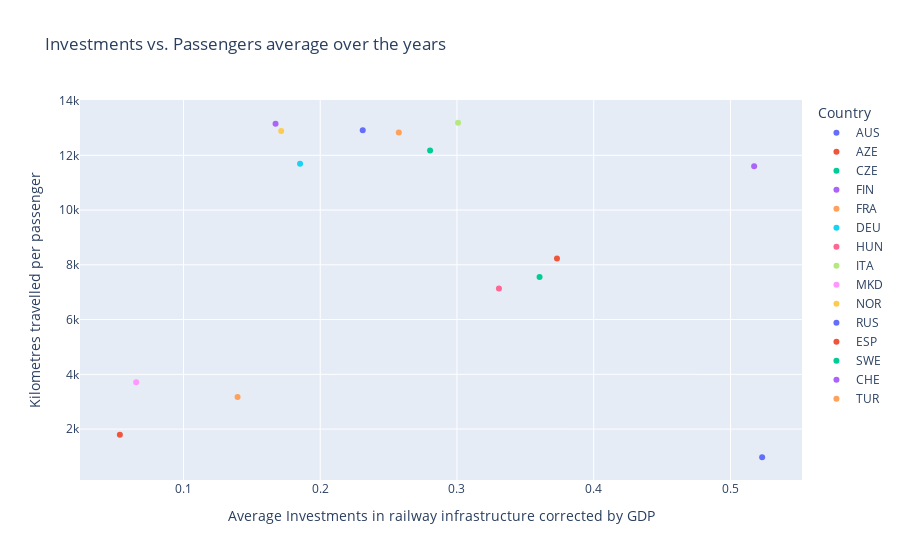

Here is the notebook cell this chart was saved with:
### Code cell
# Import packages
import numpy as np
import pandas as pd
import matplotlib.pyplot as plt
from matplotlib.ticker import MultipleLocator
import seaborn as sns
from matplotlib.animation import FuncAnimation
import plotly.express as px

# Import data
passenger_data = pd.read_csv("passenger_new.csv", index_col='Country')
infrastructure_road_data = pd.read_csv("infrastructure_road_new.csv", index_col='Country')
infrastructure_train_data = pd.read_csv("infrastructure_train_new.csv", index_col='Country')
population_data = pd.read_csv("population_new.csv", index_col='Country')
gdp_data = pd.read_csv("gdp_new.csv", index_col='Country')
gdp_per_capita_data = pd.read_csv("GDP_per_capita_new.csv", index_col='Country')

# Set the data type of the used datasets to float

infrastructure_train_data = infrastructure_train_data.astype(float)
gdp_data = gdp_data.astype(float)

# Determine percentage of GDP that is invested in railway infrastructure
infrastructure_gdp = infrastructure_train_data / gdp_data*100

passenger_data = passenger_data.astype(float)
population_data = population_data.astype(float)

# Determine amount of kilometers travelled per passenger
# Note that passenger data is the total amount of kilometers travelled in millions
km_per_passenger = passenger_data / population_data*1000000

# Exclude the 2020 data of investments before we determine the average
infrastructure_gdp_up_to_2019 = infrastructure_gdp.iloc[:, :-1]

# Determine the average for all years of both of the datasets
year_average_km_per_passenger = km_per_passenger.mean(axis=1)
year_average_infrastructure_gdp_up_to_2019 = infrastructure_gdp_up_to_2019.mean(axis=1)
print(year_average_km_per_passenger)
print(year_average_infrastructure_gdp_up_to_2019)

# Investments year average comparing with passenger transport year average dataframe making
df3 = pd.DataFrame(year_average_infrastructure_gdp_up_to_2019)
df4 = pd.DataFrame(year_average_km_per_passenger)

# Combine the two data frames into a seperate data frame
df5 = pd.concat([df3, df4], axis=1)

#Set the column names
df5.columns = ['Year average infrastructure gdp', 'Year average passenger km per person'] + list(df.columns[2:])

# Include the index as one of the columns as well
df5_reset = df5.reset_index()
print(df5_reset)

# Create a scatter plot using Plotly Express
fig = px.scatter(df5_reset, x='Year average infrastructure gdp', y='Year average passenger km per person', color= 'Country',
                 title='Scatter Plot for Average Values', labels={'Investments': 'Average Investments', 'Passengers': 'Average Passengers'})

# Customize the layout
fig.update_layout(title='Investments vs. Passengers average over the years',
                  xaxis_title='Average Investments in railway infrastructure corrected by GDP', yaxis_title='Kilometres travelled per passenger')

# Show the plot
fig.show()

### Figure 1 — Plotly figure (JSON) as saved in the notebook; plotly's stock layout.template omitted (floating-point values rounded to 4 significant figures)
{"data": [{"hovertemplate": "Country=AUS<br>Year average infrastructure gdp=%{x}<br>Year average passenger km per person=%{y}<extra></extra>", "legendgroup": "AUS", "marker": {"color": "#636efa", "symbol": "circle"}, "mode": "markers", "name": "AUS", "orientation": "v", "showlegend": true, "type": "scatter", "x": [0.2311], "xaxis": "x", "y": [12910.0], "yaxis": "y"}, {"hovertemplate": "Country=AZE<br>Year average infrastructure gdp=%{x}<br>Year average passenger km per person=%{y}<extra></extra>", "legendgroup": "AZE", "marker": {"color": "#EF553B", "symbol": "circle"}, "mode": "markers", "name": "AZE", "orientation": "v", "showlegend": true, "type": "scatter", "x": [0.05346], "xaxis": "x", "y": [1789.0], "yaxis": "y"}, {"hovertemplate": "Country=CZE<br>Year average infrastructure gdp=%{x}<br>Year average passenger km per person=%{y}<extra></extra>", "legendgroup": "CZE", "marker": {"color": "#00cc96", "symbol": "circle"}, "mode": "markers", "name": "CZE", "orientation": "v", "showlegend": true, "type": "scatter", "x": [0.3604], "xaxis": "x", "y": [7552.0], "yaxis": "y"}, {"hovertemplate": "Country=FIN<br>Year average infrastructure gdp=%{x}<br>Year average passenger km per person=%{y}<extra></extra>", "legendgroup": "FIN", "marker": {"color": "#ab63fa", "symbol": "circle"}, "mode": "markers", "name": "FIN", "orientation": "v", "showlegend": true, "type": "scatter", "x": [0.1673], "xaxis": "x", "y": [13160.0], "yaxis": "y"}, {"hovertemplate": "Country=FRA<br>Year average infrastructure gdp=%{x}<br>Year average passenger km per person=%{y}<extra></extra>", "legendgroup": "FRA", "marker": {"color": "#FFA15A", "symbol": "circle"}, "mode": "markers", "name": "FRA", "orientation": "v", "showlegend": true, "type": "scatter", "x": [0.2575], "xaxis": "x", "y": [12830.0], "yaxis": "y"}, {"hovertemplate": "Country=DEU<br>Year average infrastructure gdp=%{x}<br>Year average passenger km per person=%{y}<extra></extra>", "legendgroup": "DEU", "marker": {"color": "#19d3f3", "symbol": "circle"}, "mode": "markers", "name": "DEU", "orientation": "v", "showlegend": true, "type": "scatter", "x": [0.1852], "xaxis": "x", "y": [11690.0], "yaxis": "y"}, {"hovertemplate": "Country=HUN<br>Year average infrastructure gdp=%{x}<br>Year average passenger km per person=%{y}<extra></extra>", "legendgroup": "HUN", "marker": {"color": "#FF6692", "symbol": "circle"}, "mode": "markers", "name": "HUN", "orientation": "v", "showlegend": true, "type": "scatter", "x": [0.3307], "xaxis": "x", "y": [7137.0], "yaxis": "y"}, {"hovertemplate": "Country=ITA<br>Year average infrastructure gdp=%{x}<br>Year average passenger km per person=%{y}<extra></extra>", "legendgroup": "ITA", "marker": {"color": "#B6E880", "symbol": "circle"}, "mode": "markers", "name": "ITA", "orientation": "v", "showlegend": true, "type": "scatter", "x": [0.3008], "xaxis": "x", "y": [13190.0], "yaxis": "y"}, {"hovertemplate": "Country=MKD<br>Year average infrastructure gdp=%{x}<br>Year average passenger km per person=%{y}<extra></extra>", "legendgroup": "MKD", "marker": {"color": "#FF97FF", "symbol": "circle"}, "mode": "markers", "name": "MKD", "orientation": "v", "showlegend": true, "type": "scatter", "x": [0.0654], "xaxis": "x", "y": [3711.0], "yaxis": "y"}, {"hovertemplate": "Country=NOR<br>Year average infrastructure gdp=%{x}<br>Year average passenger km per person=%{y}<extra></extra>", "legendgroup": "NOR", "marker": {"color": "#FECB52", "symbol": "circle"}, "mode": "markers", "name": "NOR", "orientation": "v", "showlegend": true, "type": "scatter", "x": [0.1715], "xaxis": "x", "y": [12880.0], "yaxis": "y"}, {"hovertemplate": "Country=RUS<br>Year average infrastructure gdp=%{x}<br>Year average passenger km per person=%{y}<extra></extra>", "legendgroup": "RUS", "marker": {"color": "#636efa", "symbol": "circle"}, "mode": "markers", "name": "RUS", "orientation": "v", "showlegend": true, "type": "scatter", "x": [0.5232], "xaxis": "x", "y": [970.0], "yaxis": "y"}, {"hovertemplate": "Country=ESP<br>Year average infrastructure gdp=%{x}<br>Year average passenger km per person=%{y}<extra></extra>", "legendgroup": "ESP", "marker": {"color": "#EF553B", "symbol": "circle"}, "mode": "markers", "name": "ESP", "orientation": "v", "showlegend": true, "type": "scatter", "x": [0.3731], "xaxis": "x", "y": [8234.0], "yaxis": "y"}, {"hovertemplate": "Country=SWE<br>Year average infrastructure gdp=%{x}<br>Year average passenger km per person=%{y}<extra></extra>", "legendgroup": "SWE", "marker": {"color": "#00cc96", "symbol": "circle"}, "mode": "markers", "name": "SWE", "orientation": "v", "showlegend": true, "type": "scatter", "x": [0.2803], "xaxis": "x", "y": [12180.0], "yaxis": "y"}, {"hovertemplate": "Country=CHE<br>Year average infrastructure gdp=%{x}<br>Year average passenger km per person=%{y}<extra></extra>", "legendgroup": "CHE", "marker": {"color": "#ab63fa", "symbol": "circle"}, "mode": "markers", "name": "CHE", "orientation": "v", "showlegend": true, "type": "scatter", "x": [0.5173], "xaxis": "x", "y": [11600.0], "yaxis": "y"}, {"hovertemplate": "Country=TUR<br>Year average infrastructure gdp=%{x}<br>Year average passenger km per person=%{y}<extra></extra>", "legendgroup": "TUR", "marker": {"color": "#FFA15A", "symbol": "circle"}, "mode": "markers", "name": "TUR", "orientation": "v", "showlegend": true, "type": "scatter", "x": [0.1396], "xaxis": "x", "y": [3174.0], "yaxis": "y"}], "layout": {"legend": {"title": {"text": "Country"}, "tracegroupgap": 0}, "title": {"text": "Investments vs. Passengers average over the years"}, "xaxis": {"anchor": "y", "domain": [0, 1], "title": {"text": "Average Investments in railway infrastructure corrected by GDP"}}, "yaxis": {"anchor": "x", "domain": [0, 1], "title": {"text": "Kilometres travelled per passenger"}}}}
